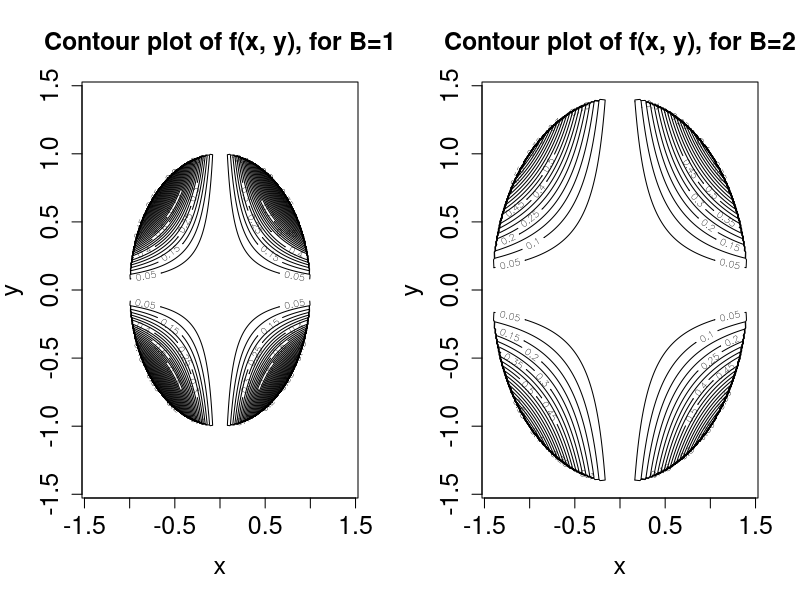

Write the R code that produced this figure.
f = function(x, y, B) {
  support = x^2 + y^2 <= B
  (24 / (pi * B^3) * (x*y) ^ 2) * support
}

# Creat grid points to evaluate (x, y)
par(mfrow=c(1,2))
for (B in 1:2) {
  x = seq(-sqrt(B), sqrt(B), length= 300)
  y = seq(-sqrt(B), sqrt(B), length= 300)

  # Evaluate f at cartesian product of generated grid points (x, y)
  z = outer(x, y, function(x, y) f(x, y, B))

  # Draw contour plots
  contour(x, y, z, nlevels=30,
          ylim=c(-sqrt(2), sqrt(2)),
          xlim=c(-sqrt(2), sqrt(2)),
          main=paste0('Contour plot of f(x, y), for B=', B),
          xlab='x', ylab='y', cex.main=1.5, cex.lab=1.5, cex.axis=1.5, add=F)
}
par(mfrow=c(1,1))
